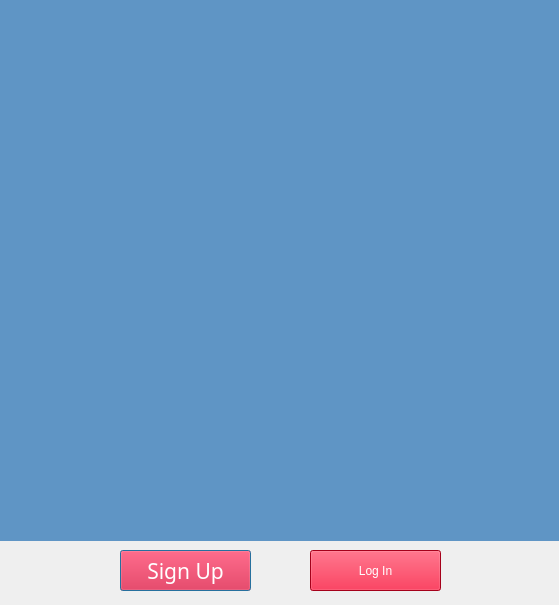
<?xml version="1.0" encoding="UTF-8"?>
<ui version="4.0">
 <class>MainForm</class>
 <widget class="QDialog" name="MainForm">
  <property name="enabled">
   <bool>true</bool>
  </property>
  <property name="geometry">
   <rect>
    <x>0</x>
    <y>0</y>
    <width>559</width>
    <height>605</height>
   </rect>
  </property>
  <property name="windowTitle">
   <string>EXPENSE MANAGER</string>
  </property>
  <property name="windowIcon">
   <iconset resource="resource.qrc">
    <normaloff>:/resources/img/icon.png</normaloff>:/resources/img/icon.png</iconset>
  </property>
  <property name="styleSheet">
   <string notr="true"> </string>
  </property>
  <widget class="QPushButton" name="signupbtn">
   <property name="geometry">
    <rect>
     <x>120</x>
     <y>550</y>
     <width>131</width>
     <height>41</height>
    </rect>
   </property>
   <property name="font">
    <font>
     <family>Pagul</family>
     <pointsize>16</pointsize>
     <weight>50</weight>
     <italic>false</italic>
     <bold>false</bold>
    </font>
   </property>
   <property name="styleSheet">
    <string notr="true">color:white;
 
background-color:#e70025;
font: 16pt &quot;Pagul&quot;;</string>
   </property>
   <property name="text">
    <string>Sign Up</string>
   </property>
  </widget>
  <widget class="QPushButton" name="loginbtn">
   <property name="geometry">
    <rect>
     <x>310</x>
     <y>550</y>
     <width>131</width>
     <height>41</height>
    </rect>
   </property>
   <property name="styleSheet">
    <string notr="true">color:white;
background-color:#e70025;
font: 16pt &quot;Pagul&quot;;</string>
   </property>
   <property name="text">
    <string>Log In</string>
   </property>
  </widget>
  <widget class="QWidget" name="formWidget" native="true">
   <property name="geometry">
    <rect>
     <x>-51</x>
     <y>-40</y>
     <width>611</width>
     <height>581</height>
    </rect>
   </property>
   <property name="styleSheet">
    <string notr="true">background-image: url(:/resources/img/exmgmtlogo.png);
background-position:center;
background-color: #5f95c5;
</string>
   </property>
   <layout class="QFormLayout" name="formLayout"/>
  </widget>
 </widget>
 <resources>
  <include location="resource.qrc"/>
 </resources>
 <connections/>
</ui>
